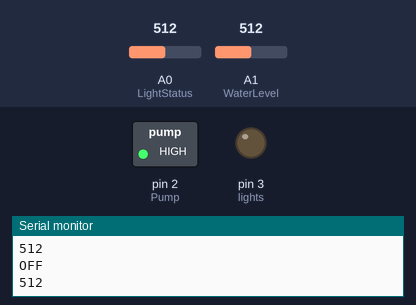
The sketch below on a simulated Arduino Uno, built with avr-gcc and run on an emulated ATmega328P. Shown: switched loads named in the sketch (green lamp = pin HIGH), output pins drawn as LEDs (lit = HIGH), the last lines printed to the serial monitor. The test bench sets the inputs (shaded band); at power-on: A1 (WaterLevel) = 512, A0 (LightStatus) = 512.

Above: at 1.2 s.
1.3 s: A1 (WaterLevel) set to 279
3.2 s: A1 (WaterLevel) set to 252
At 5.2 s:
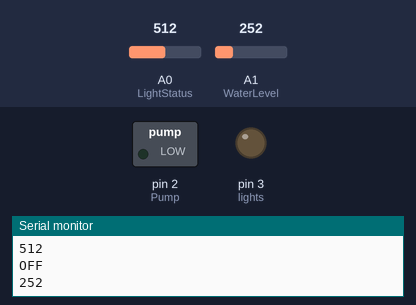
5.5 s: A0 (LightStatus) set to 56
7.2 s: A0 (LightStatus) set to 45
At 8.4 s:
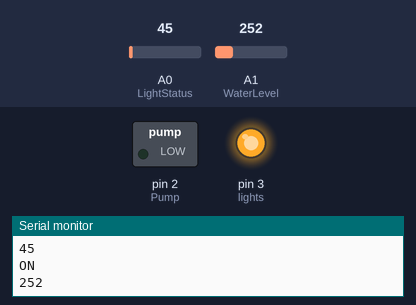
9.5 s: A1 (WaterLevel) set to 274
At 11.2 s:
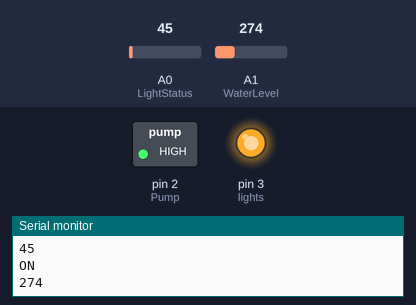
11.5 s: A1 (WaterLevel) set to 254
At 12.7 s:
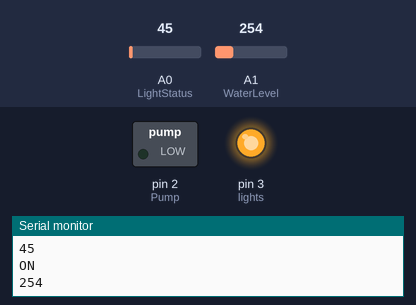
Timing chart, 0 to 14.5 s (numbered marks = the images above; inputs shaded):
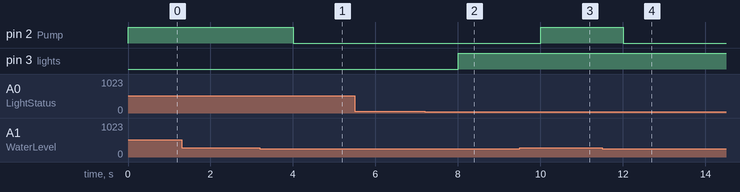

The sketch:

265Engineer5.ino
```cpp
int Pump = 2;
int lights = 3;
int LightStatus = A0;
int WaterLevel = A1;


void setup() {
  // put your setup code here, to run once:
  pinMode(WaterLevel, INPUT);
    pinMode(LightStatus, INPUT);
  pinMode(Pump , OUTPUT);
  pinMode(lights , OUTPUT);
 Serial.begin(9600);
}


void loop() {
  // put your main code here, to run repeatedly:
waterSystem();
//Serial.println(analogRead(LightStatus));
Serial.println(analogRead(WaterLevel));

delay(1000);
}


void waterSystem ()
{
 WaterControl();
 lightStatus();
}


void WaterControl()
{

 if (analogRead(WaterLevel)<=264)
  {
    digitalWrite(Pump , LOW);
    Serial.println("water Pump Turned Off");
  }
  else if (analogRead(WaterLevel)>264)
  {
    digitalWrite(Pump , HIGH);
    Serial.println("water Pump Turned ON");
  }

}

void lightStatus ()
{

Serial.println(analogRead(LightStatus));
if(analogRead(LightStatus) <= 50)
{
  digitalWrite(lights , HIGH);
  Serial.println("ON");
}
else if(analogRead(LightStatus) > 50)
 {
  digitalWrite(lights , LOW);
  Serial.println("OFF");
}

}
```

Measured:
- the behaviour switches between 265 and 264 on A1 (WaterLevel) (found by bisection; images 0 and 1)
- the behaviour switches between 51 and 50 on A0 (LightStatus) (found by bisection; images 1 and 2)
- after the input at 3.2 s, pin 2 (Pump): HIGH → LOW after 0.81 s
- after the input at 7.2 s, pin 3 (lights): LOW → HIGH after 0.81 s
- after the input at 9.5 s, pin 2 (Pump): LOW → HIGH after 0.51 s
- after the input at 11.5 s, pin 2 (Pump): HIGH → LOW after 0.51 s
